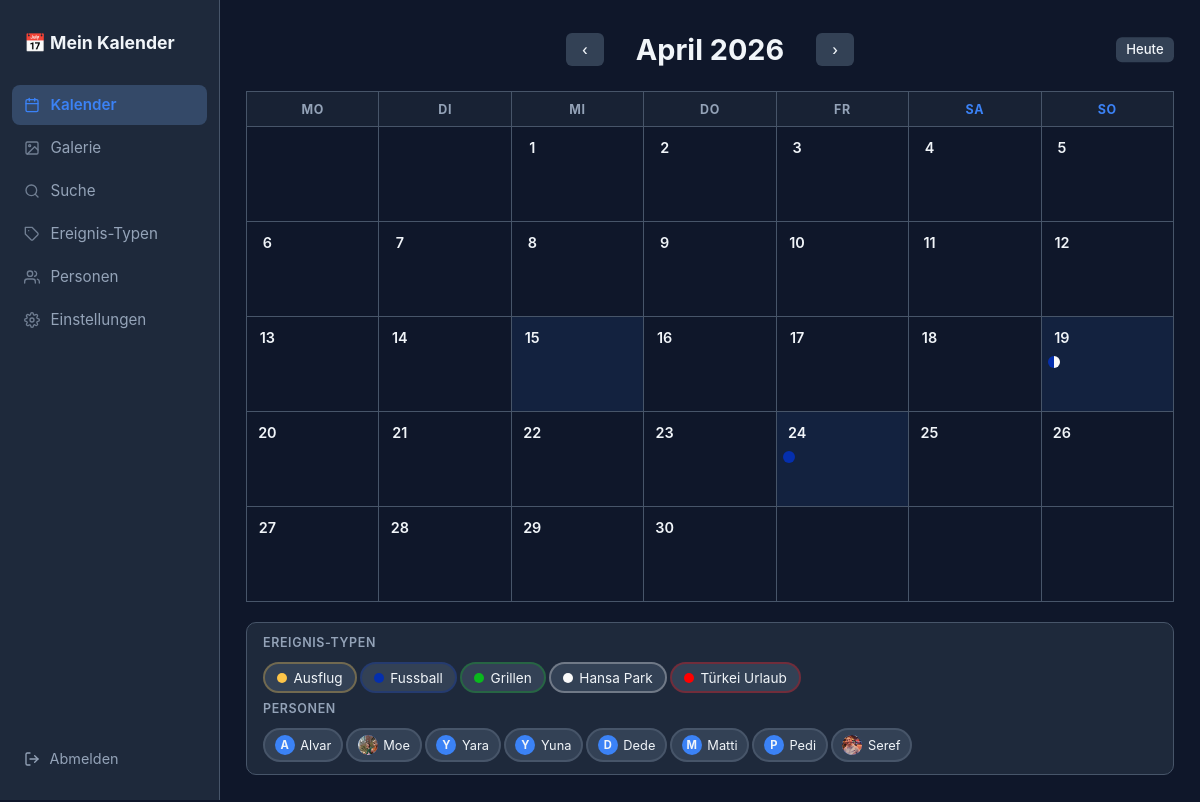
The page /monat/2026/4 (signed in) on the database its author committed.
### tables this page shows
CREATE TABLE kategorien (
            id INTEGER PRIMARY KEY AUTOINCREMENT,
            name TEXT NOT NULL,
            farbe TEXT NOT NULL DEFAULT '#3b82f6'
        );

CREATE TABLE personen (
            id INTEGER PRIMARY KEY AUTOINCREMENT,
            name TEXT UNIQUE NOT NULL
        , avatar TEXT DEFAULT NULL, favorit INTEGER DEFAULT 0);

### app.py (the view, shortened to what this page needs)
@app.route('/monat/<int:jahr>/<int:monat>')
@login_required
def monat(jahr, monat):
    kategorie_filter = request.args.getlist('kategorien')
    person_filter = request.args.getlist('personen')
    cat_ids = [int(k) for k in kategorie_filter if k.isdigit()]
    person_ids = [int(p) for p in person_filter if p.isdigit()]
    prefix = f'{jahr:04d}-{monat:02d}-%'
    conn = get_db()
    tage_daten = {}
    sql_dots = '''
        SELECT e.datum, k.farbe, k.name
        FROM ereignisse e
        JOIN ereignis_kategorien ek ON ek.ereignis_id = e.id
        JOIN kategorien k ON k.id = ek.kategorie_id
        WHERE e.datum LIKE ?
    '''
    params_dots = [prefix]
    if cat_ids:
        sql_dots += f" AND ek.kategorie_id IN ({','.join('?' * len(cat_ids))})"
        params_dots += cat_ids
    if person_ids:
        sql_dots += f" AND e.id IN (SELECT ereignis_id FROM ereignis_personen WHERE person_id IN ({','.join('?' * len(person_ids))}))"
        params_dots += person_ids
    for row in conn.execute(sql_dots, params_dots).fetchall():
        d = row['datum']
        if d not in tage_daten:
            tage_daten[d] = []
        if not any(x['farbe'] == row['farbe'] for x in tage_daten[d]):
            tage_daten[d].append({'farbe': row['farbe'], 'name': row['name']})
    tage_mit_eintrag = None  # None = noch kein Filter angewandt
    if tage_mit_eintrag is None:
        tage_mit_eintrag = set()
        for r in conn.execute(
            "SELECT DISTINCT datum FROM ereignisse WHERE datum LIKE ? AND (titel != '' OR text != '')",
            (prefix,)
        ).fetchall():
            tage_mit_eintrag.add(r['datum'])
        for r in conn.execute(
            "SELECT DISTINCT datum FROM bilder WHERE datum LIKE ?", (prefix,)
        ).fetchall():
            tage_mit_eintrag.add(r['datum'])
    alle_kategorien = conn.execute("SELECT * FROM kategorien ORDER BY name").fetchall()
    alle_personen = conn.execute("SELECT * FROM personen ORDER BY favorit DESC, name").fetchall()
    darstellung = conn.execute(
        "SELECT wert FROM einstellungen WHERE schluessel='darstellung'"
    ).fetchone()['wert']
    conn.close()
    cal = calendar.monthcalendar(jahr, monat)
    prev_m = monat - 1 if monat > 1 else 12
    prev_j = jahr if monat > 1 else jahr - 1
    next_m = monat + 1 if monat < 12 else 1
    next_j = jahr if monat < 12 else jahr + 1
    return render_template('kalender.html',
        kalender=cal, jahr=jahr, monat=monat, monat_name=MONATE[monat],
        heute=date.today().isoformat(), tage_daten=tage_daten,
        tage_mit_eintrag=tage_mit_eintrag, darstellung=darstellung,
        prev_monat=prev_m, prev_jahr=prev_j, next_monat=next_m, next_jahr=next_j,
        alle_kategorien=alle_kategorien, kategorie_filter=kategorie_filter,
        alle_personen=alle_personen, person_filter=person_filter,
    )

### app.py (called while the page is built)
@app.template_filter('kuchendiagramm')
def kuchendiagramm_filter(farben):
    farben = [f for f in farben if f]
    if not farben:
        return 'transparent'
    if len(farben) == 1:
        return farben[0]
    n = len(farben)
    stops = [f"{f} {round(i/n*100)}% {round((i+1)/n*100)}%" for i, f in enumerate(farben)]
    return f"conic-gradient({', '.join(stops)})"

@app.template_filter('hex_darken')
def hex_darken_filter(hex_color, factor=0.82):
    c = hex_color.lstrip('#')
    if len(c) != 6:
        return hex_color
    r, g, b = int(c[0:2], 16), int(c[2:4], 16), int(c[4:6], 16)
    return f'#{int(r*factor):02x}{int(g*factor):02x}{int(b*factor):02x}'

def get_db():
    conn = sqlite3.connect(DB_PATH)
    conn.row_factory = sqlite3.Row
    conn.execute("PRAGMA foreign_keys = ON")
    return conn

def login_required(f):
    @wraps(f)
    def decorated(*args, **kwargs):
        if not session.get('eingeloggt'):
            return redirect(url_for('login', next=request.path))
        return f(*args, **kwargs)
    return decorated

### templates/kalender.html (shortened to what this page needs)
{% extends "base.html" %}
{% block content %}
    <div class="kalender-header">
        <a href="{{ url_for('monat', jahr=prev_jahr, monat=prev_monat, kategorien=kategorie_filter, personen=person_filter) }}" class="btn btn-ghost kalender-nav-btn">‹</a>
        <h1>{{ monat_name }} {{ jahr }}</h1>
        <a href="{{ url_for('monat', jahr=next_jahr, monat=next_monat, kategorien=kategorie_filter, personen=person_filter) }}" class="btn btn-ghost kalender-nav-btn">›</a>
        <a href="{{ url_for('monat', jahr=heute[:4]|int, monat=heute[5:7]|int, kategorien=kategorie_filter, personen=person_filter) }}" class="btn btn-ghost btn-sm heute-link">Heute</a>
    </div>
    <table class="kalender-tabelle">
        <thead>
            <tr>
                <th>Mo</th><th>Di</th><th>Mi</th><th>Do</th><th>Fr</th>
                <th class="wochenende">Sa</th><th class="wochenende">So</th>
            </tr>
        </thead>
        <tbody>
            {% for woche in kalender %}
                <tr>
                    {% for tag_num in woche %}
                        {% if tag_num == 0 %}
                            <td class="leer"></td>
                        {% else %}
                            {% set datum_str = '%04d-%02d-%02d' | format(jahr, monat, tag_num) %}
                            {% set ist_heute = datum_str == heute %}
                            {% set kategorien_liste = tage_daten.get(datum_str, []) %}
                            {% set hat_eintrag = datum_str in tage_mit_eintrag %}
                            <td class="tag-zelle {% if ist_heute %}heute{% endif %} {% if hat_eintrag %}hat-eintrag{% endif %} {% if kategorie_filter and not hat_eintrag %}gedimmt{% endif %}"
                                >
                                <a href="{{ url_for('tag', datum=datum_str) }}" class="tag-link">
                                    <span class="tag-nummer">{{ tag_num }}</span>
                                    {% if kategorien_liste %}
                                        {% if darstellung == 'punkte' %}
                                        <div class="farb-punkte">
                                            <span class="punkt kuchendiagramm-kreis"
                                                  style="background:{{ kategorien_liste | map(attribute='farbe') | list | kuchendiagramm }};"
                                                  title="{{ kategorien_liste | map(attribute='name') | join(', ') }}"></span>
                                        </div>
                                        {% elif darstellung == 'streifen' %}
                                        <div class="farb-streifen">
                                            {% for k in kategorien_liste %}
                                            <div class="streifen" style="background:{{ k.farbe }};" title="{{ k.name }}"></div>
                                            {% endfor %}
                                        </div>
                                        {% elif darstellung == 'hintergrund' %}
                                        <div class="farb-punkte">
                                            <span class="punkt kuchendiagramm-kreis"
                                                  style="background:{{ kategorien_liste | map(attribute='farbe') | list | kuchendiagramm }};"
                                                  title="{{ kategorien_liste | map(attribute='name') | join(', ') }}"></span>
                                        </div>
                                        {% endif %}
                                    {% endif %}
                                </a>
                            </td>
                        {% endif %}
                    {% endfor %}
                </tr>
            {% endfor %}
        </tbody>
    </table>
    {% if alle_kategorien or alle_personen %}
        <form method="GET" id="kalender-filter-form" class="kalender-filter">
            {% if alle_kategorien %}
                <div class="kalender-filter-zeile">
                    <span class="filter-label">Ereignis-Typen</span>
                    <div class="kalender-filter-chips">
                        {% for k in alle_kategorien %}
                        <label class="kategorie-chip" style="--farbe: {{ k.farbe }}">
                            <span class="chip-dot" style="background:{{ k.farbe }}"></span>
                            {{ k.name }}
                        </label>
                        {% endfor %}
                    </div>
                </div>
            {% endif %}
            {% if alle_personen %}
                <div class="kalender-filter-zeile">
                    <span class="filter-label">Personen</span>
                    <div class="kalender-filter-chips">
                        {% for p in alle_personen %}
                        <label class="personen-chip">
                            <span class="person-avatar-sm">{% if p.avatar %}<img src="{{ url_for('static', filename='uploads/' + p.avatar) }}" alt="">{% else %}{{ p.name[0].upper() }}{% endif %}</span>
                            {{ p.name }}
                        </label>
                        {% endfor %}
                    </div>
                </div>
            {% endif %}
        </form>
    {% endif %}
{% endblock %}

### static/css/style.css (style rules this page uses)
*, *::before, *::after { box-sizing: border-box; margin: 0; padding: 0; }
:root { --bg: #0f172a; --surface: #1e293b; --surface2: #334155; --border: #475569; --text: #f1f5f9; --text-muted: #94a3b8; --accent: #3b82f6; --accent-hover: #2563eb; --danger: #ef4444; --success: #22c55e; --radius: 10px; }
body { font-family: -apple-system, BlinkMacSystemFont, 'Segoe UI', sans-serif; background: var(--bg); color: var(--text); min-height: 100vh; display: flex; align-items: flex-start; }
.btn { display: inline-flex; align-items: center; gap: 0.4rem; padding: 0.5rem 1rem; border-radius: 6px; border: none; cursor: pointer; font-size: 0.9rem; font-weight: 500; text-decoration: none; transition: background 0.2s, opacity 0.2s; }
.btn-ghost { background: var(--surface2); color: var(--text); }
.btn-sm { padding: 0.3rem 0.6rem; font-size: 0.8rem; }
.personen-chip { display: inline-flex; align-items: center; gap: 0.35rem; padding: 0.3rem 0.6rem; border-radius: 20px; border: 2px solid var(--border); background: var(--surface2); cursor: pointer; font-size: 0.8rem; transition: border-color 0.2s, background 0.2s, color 0.2s; user-select: none; }
.person-avatar-sm { width: 20px; height: 20px; border-radius: 50%; background: var(--accent); display: flex; align-items: center; justify-content: center; font-size: 0.7rem; font-weight: 700; flex-shrink: 0; }
.kalender-header { display: flex; align-items: center; justify-content: center; gap: 2rem; margin-bottom: 1.5rem; }
.kalender-header h1 { font-size: 1.8rem; }
.kalender-tabelle { width: 100%; border-collapse: collapse; table-layout: fixed; }
.kalender-tabelle th { padding: 0.6rem 0.5rem; text-align: center; font-size: 0.78rem; color: var(--text-muted); text-transform: uppercase; letter-spacing: 0.05em; background: color-mix(in srgb, var(--surface) 60%, var(--bg)); border: 1px solid var(--border); }
.kalender-tabelle th.wochenende { color: var(--accent); }
.kalender-tabelle td { border: 1px solid var(--border); height: 95px; vertical-align: top; transition: background 0.15s; }
.kalender-tabelle td.leer { background: var(--bg); pointer-events: none; }
.tag-zelle { position: relative; }
.tag-link { display: block; width: 100%; height: 100%; padding: 0.4rem; text-decoration: none; color: var(--text); }
.tag-nummer { display: inline-block; font-size: 0.9rem; font-weight: 600; width: 28px; height: 28px; line-height: 28px; text-align: center; border-radius: 50%; }
.tag-zelle.hat-eintrag { background: color-mix(in srgb, var(--accent) 10%, transparent); }
.farb-punkte { display: flex; flex-wrap: wrap; gap: 3px; margin-top: 4px; }
.punkt { display: inline-block; width: 10px; height: 10px; border-radius: 50%; }
.kuchendiagramm-kreis { width: 12px; height: 12px; }
.kategorie-chip { display: inline-flex; align-items: center; gap: 0.4rem; padding: 0.35rem 0.75rem; border-radius: 20px; border: 2px solid color-mix(in srgb, var(--farbe, var(--accent)) 30%, transparent); cursor: pointer; font-size: 0.85rem; background: var(--surface2); transition: border-color 0.2s, background 0.2s, font-weight 0.1s; user-select: none; }
.chip-dot { width: 10px; height: 10px; border-radius: 50%; flex-shrink: 0; }
.person-avatar img, .person-avatar-sm img { width: 100%; height: 100%; object-fit: cover; display: block; }
.person-avatar-sm { width: 20px; height: 20px; border-radius: 50%; background: var(--accent); display: inline-flex; align-items: center; justify-content: center; font-size: 0.7rem; font-weight: 700; flex-shrink: 0; overflow: hidden; }
.filter-label { font-size: 0.78rem; color: var(--text-muted); text-transform: uppercase; letter-spacing: 0.05em; font-weight: 600; }
.kalender-header { position: relative; }
.heute-link { position: absolute; right: 0; top: 50%; transform: translateY(-50%); font-size: 0.82rem; padding: 0.3rem 0.65rem; min-height: unset; }
.kalender-filter { display: flex; flex-direction: column; gap: 0.5rem; margin-bottom: 1rem; background: var(--surface); border: 1px solid var(--border); border-radius: var(--radius); padding: 0.75rem 1rem; margin-top: 20px; }
.kalender-filter-zeile { display: flex; align-items: center; gap: 0.75rem; flex-wrap: wrap; }
.kalender-filter-zeile .filter-label { flex-shrink: 0; width: 100%; }
.kalender-filter-chips { display: flex; flex-wrap: wrap; gap: 0.2rem; flex: 1; width: 100%; }

### rows shown on the page
kategorien: name "Ausflug"
kategorien: name "Fussball"
kategorien: name "Grillen"
kategorien: name "Hansa Park"
kategorien: name "Türkei Urlaub"
personen: name "A", name "Alvar"
personen: avatar (picture), name "Moe"
personen: name "Y", name "Yara"
personen: name "Y", name "Yuna"
personen: name "D", name "Dede"
personen: name "M", name "Matti"
personen: name "P", name "Pedi"
personen: avatar (picture), name "Seref"

### other values the page prints
{{ monat_name }} "April"
{{ jahr }} "2026"
{{ tag_num }} "1" "2" "3" "4" "5" "6" "7" "8" "9" "10" "11" "12" "13" "14" "15" "16" "17" "18" "19" "20" "21" "22" "23" "24" "25" "26" "27" "28" "29" "30"
